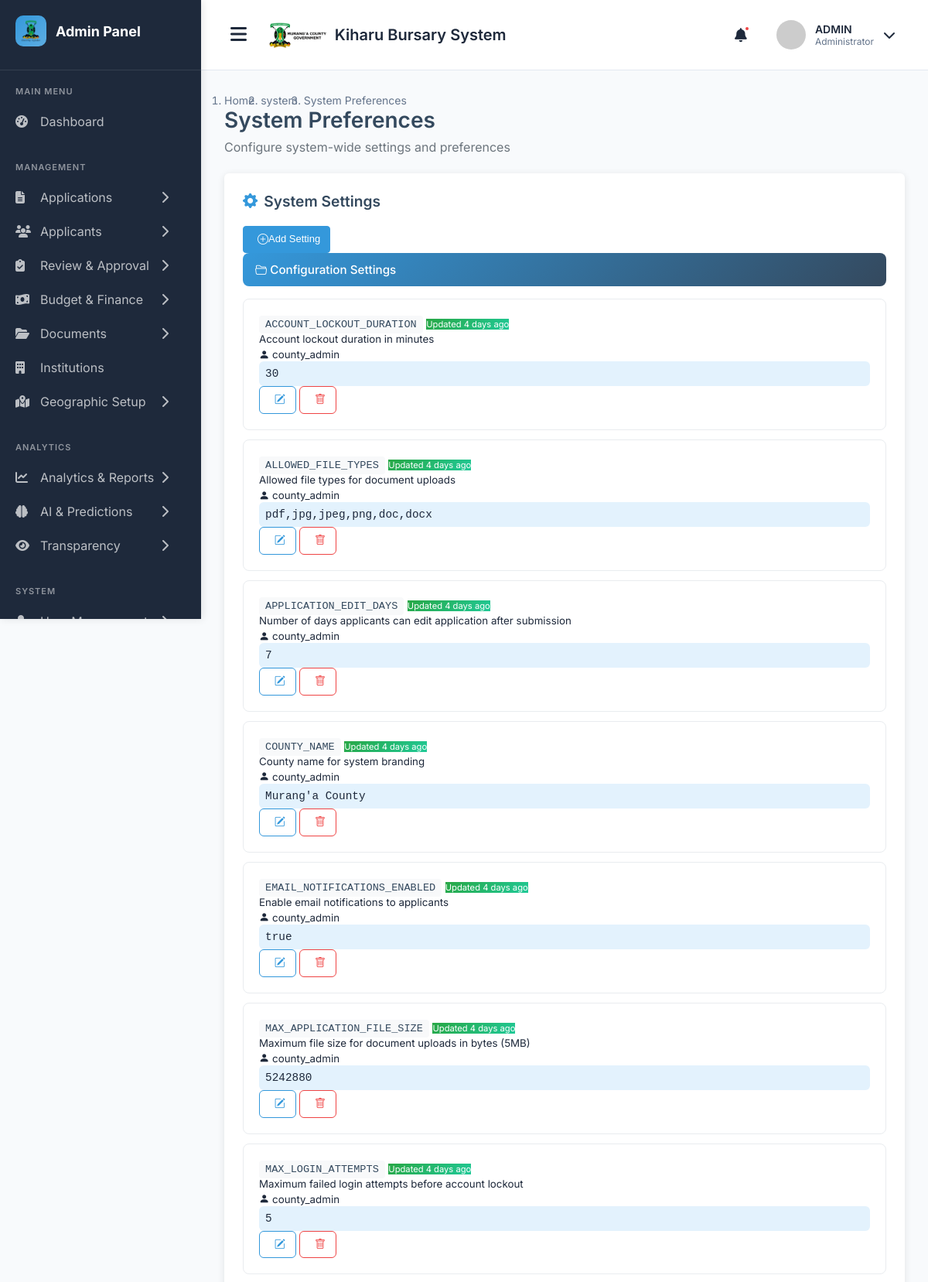
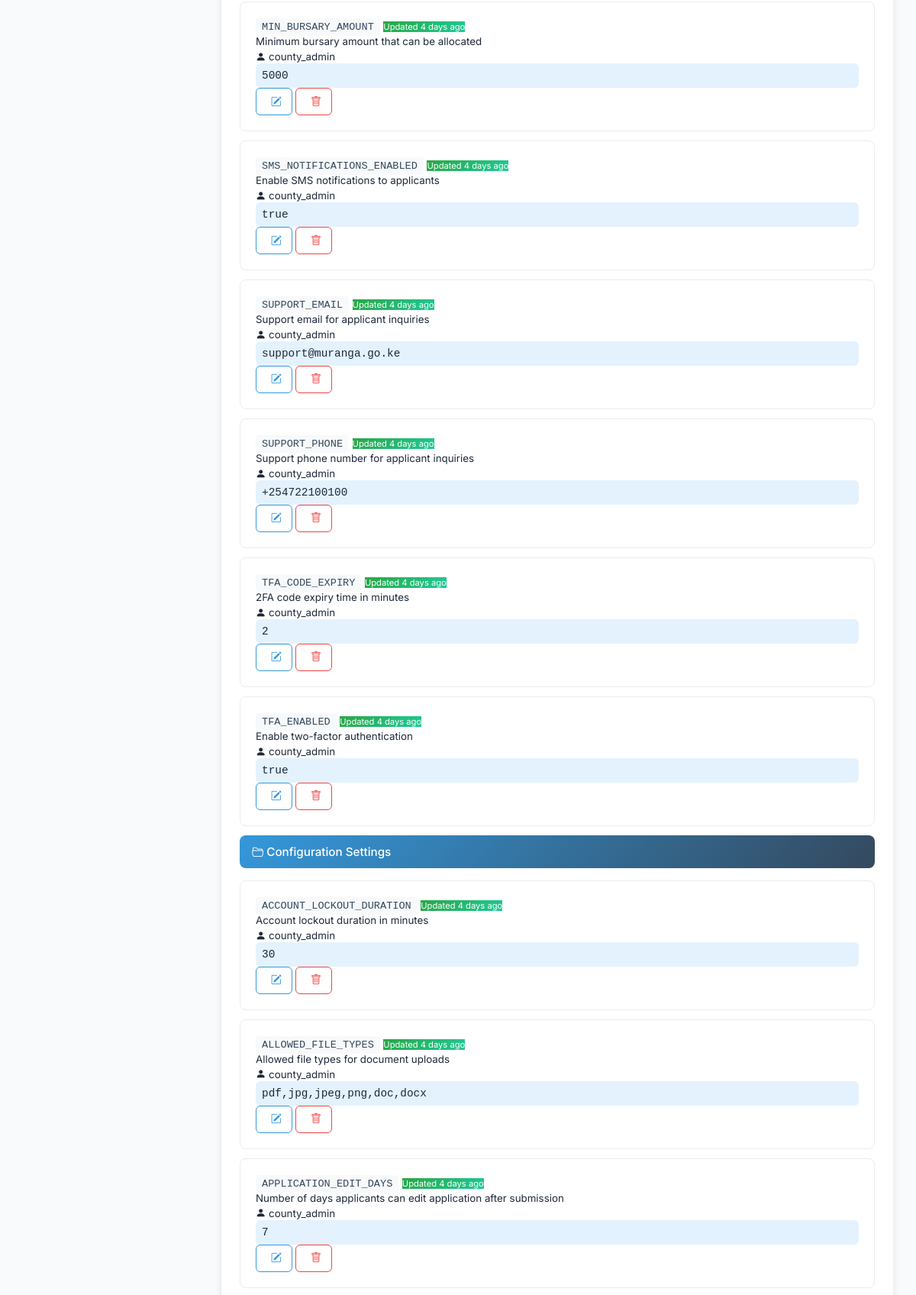
Screenshot of /admin-preferences/ (signed in, upper part) with the database file from the repository (2 pictures, top to bottom).
### main_application/models.py (models this page shows, shortened)
class SystemSettings(models.Model):
    SETTING_CATEGORIES = (
        ('general', 'General'),
        ('application', 'Application'),
        ('finance', 'Finance'),
        ('notification', 'Notification'),
        ('security', 'Security'),
    )
    setting_name = models.CharField(max_length=100, unique=True)
    setting_category = models.CharField(max_length=20, choices=SETTING_CATEGORIES, default='general')
    setting_value = models.TextField()
    description = models.TextField(blank=True, null=True)
    is_active = models.BooleanField(default=True)
    last_updated = models.DateTimeField(auto_now=True)
    updated_by = models.ForeignKey(User, on_delete=models.SET_NULL, null=True)
    class Meta:
        ordering = ['setting_category', 'setting_name']

class User(AbstractUser):
    USER_TYPES = (
        ('applicant', 'Applicant'),
        ('admin', 'Administrator'),
        ('reviewer', 'Application Reviewer'),
        ('finance', 'Finance Officer'),
        ('county_admin', 'County Administrator'),
        ('constituency_admin', 'Constituency Administrator'),
        ('ward_admin', 'Ward Administrator'),
    )
    user_type = models.CharField(max_length=25, choices=USER_TYPES, default='applicant')
    id_number = models.CharField(max_length=20, unique=True, null=True, blank=True)
    phone_regex = RegexValidator(
        regex=r'^\+254\d{9}$',
        message="Phone number must be entered in the format: '+254XXXXXXXXX'. Exactly 12 digits including country code."
    )
    phone_number = models.CharField(validators=[phone_regex], max_length=17, blank=True)

### main_application/views.py (the view, shortened to what this page needs)
# urls.py: path('admin-preferences/', views.admin_preferences, name='admin_preferences'),
@login_required
@user_passes_test(is_admin_or_staff)
def admin_preferences(request):
    settings = SystemSettings.objects.filter(is_active=True).order_by('setting_name')
    context = {
        'settings': settings,
        'can_edit': request.user.user_type == 'admin',
        'page_title': 'Preferences',
    }
    return render(request, 'admin/preferences.html', context)

### main_application/views.py (called while the page is built)
def is_admin_or_staff(user):
    return user.is_authenticated and (user.is_staff or user.user_type in ['admin', 'reviewer', 'finance'])

### templates/admin/preferences.html (shortened to what this page needs)
{% extends 'admin_base.html' %}
{% load static %}
{% block content %}
<div class="container-fluid">
    <div class="row">
        <div class="col-12">
            <nav aria-label="breadcrumb">
            <ol class="breadcrumb mb-3">
                <li class="breadcrumb-item">
                <a href="{% url 'admin_dashboard' %}">Home</a>
                </li>
                <li class="breadcrumb-item">
                <a href="#"> system </a>
                </li>
                <li class="breadcrumb-item active" aria-current="page">
               System Preferences
                </li>
            </ol>
            </nav>
            <div class="page-header">
                <h4 class="page-title">System Preferences</h4>
                <p class="page-subtitle">Configure system-wide settings and preferences</p>
            </div>
        </div>
    </div>
    <div class="row">
        <div class="col-lg-8">
            <div class="preferences-card">
                <div class="d-flex justify-content-between align-items-center mb-4">
                    <h4 class="card-title mb-0">
                        <i class="bi bi-gear-fill"></i>
                        System Settings
                    </h4>
                    {% if can_edit %}
                        <button class="btn btn-primary btn-sm" data-bs-toggle="modal" data-bs-target="#addSettingModal">
                            <i class="bi bi-plus-circle me-1"></i>Add Setting
                        </button>
                    {% endif %}
                </div>
                {% if settings %}
                    {% regroup settings by setting_name|slice:":10" as grouped_settings %}
                    {% for category in grouped_settings %}
                        <div class="setting-category">
                            <i class="bi bi-folder2-open me-2"></i>
                            Configuration Settings
                        </div>
                        {% for setting in settings %}
                            <div class="setting-item">
                                <div class="row align-items-start">
                                    <div class="col-md-4">
                                        <div class="d-flex align-items-center mb-2">
                                            <span class="setting-name">{{ setting.setting_name }}</span>
                                            {% if setting.last_updated %}
                                                <small class="badge badge-updated ms-2">
                                                    Updated {{ setting.last_updated|timesince }} ago
                                                </small>
                                            {% endif %}
                                        </div>
                                        {% if setting.description %}
                                            <small class="text-muted">{{ setting.description }}</small>
                                        {% endif %}
                                        {% if setting.updated_by %}
                                            <div class="mt-1">
                                                <small class="text-muted">
                                                    <i class="bi bi-person-fill me-1"></i>
                                                    {{ setting.updated_by.username }}
                                                </small>
                                            </div>
                                        {% endif %}
                                    </div>
                                    <div class="col-md-6">
                                        <div class="setting-value">{{ setting.setting_value }}</div>
                                    </div>
                                    <div class="col-md-2 text-end">
                                        {% if can_edit %}
                                            <div class="btn-group-vertical" role="group">
                                                <button class="btn btn-outline-primary btn-sm btn-setting-action edit-setting-btn mb-1"
                                                        data-setting-id="{{ setting.id }}"
                                                        data-setting-name="{{ setting.setting_name }}"
                                                        data-setting-value="{{ setting.setting_value }}"
                                                        data-setting-description="{{ setting.description }}">
                                                    <i class="bi bi-pencil-square"></i>
                                                </button>
                                                <button class="btn btn-outline-danger btn-sm btn-setting-action delete-setting-btn"
                                                        data-setting-id="{{ setting.id }}"
                                                        data-setting-name="{{ setting.setting_name }}">
                                                    <i class="bi bi-trash"></i>
                                                </button>
                                            </div>
                                        {% else %}
                                            <span class="badge bg-secondary">Read Only</span>
                                        {% endif %}
                                    </div>
                                </div>
                            </div>
                        {% endfor %}
                    {% endfor %}
                {% endif %}
            </div>
        </div>
    </div>
</div>
{% endblock %}

### templates/admin_base.html (style rules this page uses)
* { margin: 0; padding: 0; box-sizing: border-box; }
:root { --primary-color: #3498db; --primary-hover: #2980b9; --sidebar-bg: #1E293B; --sidebar-hover: #334155; --main-bg: #F8FAFC; --card-bg: #FFFFFF; --text-primary: #1E293B; --text-secondary: #64748B; --border-color: #E2E8F0; --success-color: #10B981; --danger-color: #EF4444; --warning-color: #F59E0B; }
body { font-family: 'Inter', sans-serif; background-color: var(--main-bg); color: var(--text-primary); overflow-x: hidden; }
.page-header { margin-bottom: 30px; }
.page-title { font-size: 28px; font-weight: 700; margin-bottom: 8px; }
.breadcrumb { display: flex; gap: 8px; color: var(--text-secondary); font-size: 14px; }
.breadcrumb a { color: var(--text-secondary); text-decoration: none; }
.btn { display: inline-block; font-weight: 500; line-height: 1.5; color: #1E293B; text-align: center; text-decoration: none; vertical-align: middle; cursor: pointer; user-select: none; background-color: transparent; border: 1px solid transparent; padding: 10px 20px; font-size: 14px; border-radius: 6px; transition: all 0.3s ease; white-space: nowrap; }
.btn-sm { padding: 6px 12px; font-size: 13px; border-radius: 4px; }
.btn-primary { color: #ffffff; background-color: #3498db; border-color: #3498db; }
.btn-outline-primary { color: #3498db; border-color: #3498db; background-color: transparent; }
.btn-outline-danger { color: #EF4444; border-color: #EF4444; background-color: transparent; }
.btn i { margin-right: 6px; font-size: 16px; vertical-align: middle; }
.btn i:last-child { margin-right: 0; margin-left: 6px; }
.btn-sm i { font-size: 14px; margin-right: 4px; }

### templates/admin/preferences.html (style rules this page uses)
:root { --primary-color: #3498db; --secondary-color: #34495e; }
.preferences-card { background: white; border-radius: 6px; box-shadow: 0 2px 10px rgba(0,0,0,0.1); padding: 1.5rem; margin-bottom: 1.5rem; }
.setting-item { border: 1px solid #e9ecef; border-radius: 8px; padding: 1.25rem; margin-bottom: 0.75rem; transition: all 0.3s ease; }
.setting-name { font-family: 'Courier New', monospace; background: #f8f9fa; padding: 0.25rem 0.5rem; border-radius: 4px; font-size: 0.85rem; color: var(--secondary-color); }
.setting-value { background: #e3f2fd; padding: 0.5rem; border-radius: 6px; font-family: monospace; white-space: pre-wrap; max-height: 100px; overflow-y: auto; font-size: 0.9rem; }
.setting-category { background: linear-gradient(135deg, var(--primary-color) 0%, var(--secondary-color) 100%); color: white; padding: 0.75rem 1rem; border-radius: 8px; margin-bottom: 1rem; font-weight: 500; font-size: 0.95rem; }
.btn-setting-action { border-radius: 6px; padding: 0.4rem 0.8rem; font-size: 0.8rem; }
.badge-updated { background: linear-gradient(135deg, #28a745, #20c997); color: white; font-size: 0.7rem; }
.page-header { margin-bottom: 1.5rem; }
.page-title { color: var(--secondary-color); font-weight: 600; }
.page-subtitle { color: #6c757d; font-size: 1rem; }
.card-title { color: var(--secondary-color); font-weight: 600; font-size: 1.2rem; display: flex; align-items: center; margin-bottom: 1.25rem; }
.card-title i { color: var(--primary-color); margin-right: 0.5rem; }

### rows the page displays
SystemSettings: setting_name "ACCOUNT_LOCKOUT_DURATION", last_updated "4 days", description "Account lockout duration in minutes", updated_by.username "county_admin", setting_value "30"
SystemSettings: setting_name "ALLOWED_FILE_TYPES", last_updated "4 days", description "Allowed file types for document uploads", updated_by.username "county_admin", setting_value "pdf,jpg,jpeg,png,doc,docx"
SystemSettings: setting_name "APPLICATION_EDIT_DAYS", last_updated "4 days", description "Number of days applicants can edit application after submission", updated_by.username "county_admin", setting_value "7"
SystemSettings: setting_name "COUNTY_NAME", last_updated "4 days", description "County name for system branding", updated_by.username "county_admin", setting_value "Murang'a County"
SystemSettings: setting_name "EMAIL_NOTIFICATIONS_ENABLED", last_updated "4 days", description "Enable email notifications to applicants", updated_by.username "county_admin", setting_value "true"
SystemSettings: setting_name "MAX_APPLICATION_FILE_SIZE", last_updated "4 days", description "Maximum file size for document uploads in bytes (5MB)", updated_by.username "county_admin", setting_value "5242880"
SystemSettings: setting_name "MAX_LOGIN_ATTEMPTS", last_updated "4 days", description "Maximum failed login attempts before account lockout", updated_by.username "county_admin", setting_value "5"
SystemSettings: setting_name "MIN_BURSARY_AMOUNT", last_updated "4 days", description "Minimum bursary amount that can be allocated", updated_by.username "county_admin", setting_value "5000"
SystemSettings: setting_name "SMS_NOTIFICATIONS_ENABLED", last_updated "4 days", description "Enable SMS notifications to applicants", updated_by.username "county_admin", setting_value "true"
SystemSettings: setting_name "SUPPORT_EMAIL", last_updated "4 days", description "Support email for applicant inquiries", updated_by.username "county_admin", setting_value "support@muranga.go.ke"
SystemSettings: setting_name "SUPPORT_PHONE", last_updated "4 days", description "Support phone number for applicant inquiries", updated_by.username "county_admin", setting_value "+254722100100"
SystemSettings: setting_name "TFA_CODE_EXPIRY", last_updated "4 days", description "2FA code expiry time in minutes", updated_by.username "county_admin", setting_value "2"
SystemSettings: setting_name "TFA_ENABLED", last_updated "4 days", description "Enable two-factor authentication", updated_by.username "county_admin", setting_value "true"
